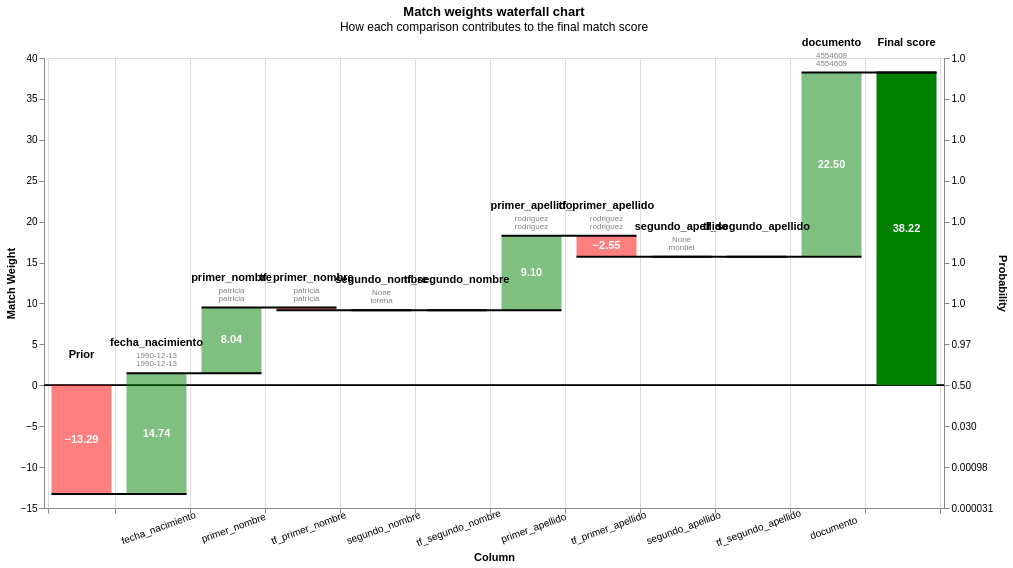

Notebook cell for this chart:
### Code cell
records_to_view  = corte1.sample(n=50, random_state = 13).to_dict(orient="records")
linker.waterfall_chart(records_to_view, filter_nulls=False)

### Figure 1 — Vega-Lite specification as saved in the notebook (floating-point values rounded to 4 significant figures; data arrays with more than 128 entries replaced by an {"elided": "..."} marker saying what was removed)
{"config": {"view": {"continuousWidth": 400, "continuousHeight": 300}}, "layer": [{"layer": [{"mark": "rule", "encoding": {"color": {"value": "black"}, "size": {"value": 0.5}, "y": {"field": "zero", "type": "quantitative"}}}, {"mark": {"type": "bar", "width": 60}, "encoding": {"color": {"condition": {"test": "(datum.log2_bayes_factor < 0)", "value": "red"}, "value": "green"}, "opacity": {"condition": {"test": "datum.column_name == 'Prior match weight' || datum.column_name == 'Final score'", "value": 1}, "value": 0.5}, "tooltip": [{"field": "column_name", "title": "Comparison column", "type": "nominal"}, {"field": "value_l", "title": "Value (L)", "type": "nominal"}, {"field": "value_r", "title": "Value (R)", "type": "nominal"}, {"field": "label_for_charts", "title": "Label", "type": "ordinal"}, {"field": "sql_condition", "title": "SQL condition", "type": "nominal"}, {"field": "comparison_vector_value", "title": "Comparison vector value", "type": "nominal"}, {"field": "bayes_factor", "format": ",.4f", "title": "Bayes factor = m/u", "type": "quantitative"}, {"field": "log2_bayes_factor", "format": ",.4f", "title": "Match weight = log2(m/u)", "type": "quantitative"}, {"field": "prob", "format": ".4f", "title": "Cumulative match probability", "type": "quantitative"}, {"field": "bayes_factor_description", "title": "Match weight description", "type": "nominal"}], "x": {"axis": {"grid": true, "labelAlign": "center", "labelAngle": -20, "labelExpr": "datum.value == 'Prior' || datum.value == 'Final score' ? '' : datum.value", "labelPadding": 10, "tickBand": "extent", "title": "Column"}, "field": "column_name", "sort": {"field": "bar_sort_order", "order": "ascending"}, "type": "nominal"}, "y": {"axis": {"grid": false, "orient": "left", "title": "Match Weight"}, "field": "previous_sum", "type": "quantitative"}, "y2": {"field": "sum"}}}, {"mark": {"type": "text", "fontWeight": "bold"}, "encoding": {"color": {"value": "white"}, "text": {"condition": {"test": "abs(datum.log2_bayes_factor) > 1", "field": "log2_bayes_factor", "format": ".2f", "type": "nominal"}, "value": ""}, "x": {"axis": {"labelAngle": -20, "title": "Column"}, "field": "column_name", "sort": {"field": "bar_sort_order", "order": "ascending"}, "type": "nominal"}, "y": {"axis": {"orient": "left"}, "field": "center", "type": "quantitative"}}}, {"mark": {"type": "text", "baseline": "bottom", "dy": -25, "fontWeight": "bold"}, "encoding": {"color": {"value": "black"}, "text": {"field": "column_name", "type": "nominal"}, "x": {"axis": {"labelAngle": -20, "title": "Column"}, "field": "column_name", "sort": {"field": "bar_sort_order", "order": "ascending"}, "type": "nominal"}, "y": {"field": "sum_top", "type": "quantitative"}}}, {"mark": {"type": "text", "baseline": "bottom", "dy": -13, "fontSize": 8}, "encoding": {"color": {"value": "grey"}, "text": {"field": "value_l", "type": "nominal"}, "x": {"axis": {"labelAngle": -20, "title": "Column"}, "field": "column_name", "sort": {"field": "bar_sort_order", "order": "ascending"}, "type": "nominal"}, "y": {"field": "sum_top", "type": "quantitative"}}}, {"mark": {"type": "text", "baseline": "bottom", "dy": -5, "fontSize": 8}, "encoding": {"color": {"value": "grey"}, "text": {"field": "value_r", "type": "nominal"}, "x": {"axis": {"labelAngle": -20, "title": "Column"}, "field": "column_name", "sort": {"field": "bar_sort_order", "order": "ascending"}, "type": "nominal"}, "y": {"field": "sum_top", "type": "quantitative"}}}]}, {"mark": {"type": "rule", "color": "black", "strokeWidth": 2, "x2Offset": 30, "xOffset": -30}, "encoding": {"x": {"axis": {"labelAngle": -20, "title": "Column"}, "field": "column_name", "sort": {"field": "bar_sort_order", "order": "ascending"}, "type": "nominal"}, "x2": {"field": "lead"}, "y": {"axis": {"labelExpr": "format(1 / (1 + pow(2, -1*datum.value)), '.2r')", "orient": "right", "title": "Probability"}, "field": "sum", "scale": {"zero": false}, "type": "quantitative"}}}], "data": {"name": "data-36256c580f6556914a2f09f093f23590"}, "height": 450, "params": [{"name": "record_number", "bind": {"input": "range", "max": 49, "min": 0, "step": 1}, "value": 0}], "resolve": {"axis": {"y": "independent"}}, "title": {"text": "Match weights waterfall chart", "subtitle": "How each comparison contributes to the final match score"}, "transform": [{"filter": "(datum.record_number == record_number)"}, {"window": [{"op": "sum", "field": "log2_bayes_factor", "as": "sum"}, {"op": "lead", "field": "column_name", "as": "lead"}], "frame": [null, 0]}, {"calculate": "datum.column_name === \"Final score\" ? datum.sum - datum.log2_bayes_factor : datum.sum", "as": "sum"}, {"calculate": "datum.lead === null ? datum.column_name : datum.lead", "as": "lead"}, {"calculate": "datum.column_name === \"Final score\" || datum.column_name === \"Prior match weight\" ? 0 : datum.sum - datum.log2_bayes_factor", "as": "previous_sum"}, {"calculate": "datum.sum > datum.previous_sum ? datum.column_name : \"\"", "as": "top_label"}, {"calculate": "datum.sum < datum.previous_sum ? datum.column_name : \"\"", "as": "bottom_label"}, {"calculate": "datum.sum > datum.previous_sum ? datum.sum : datum.previous_sum", "as": "sum_top"}, {"calculate": "datum.sum < datum.previous_sum ? datum.sum : datum.previous_sum", "as": "sum_bottom"}, {"calculate": "(datum.sum + datum.previous_sum) / 2", "as": "center"}, {"calculate": "(datum.log2_bayes_factor > 0 ? \"+\" : \"\") + datum.log2_bayes_factor", "as": "text_log2_bayes_factor"}, {"calculate": "datum.sum < datum.previous_sum ? 4 : -4", "as": "dy"}, {"calculate": "datum.sum < datum.previous_sum ? \"top\" : \"bottom\"", "as": "baseline"}, {"calculate": "1. / (1 + pow(2, -1.*datum.sum))", "as": "prob"}, {"calculate": "0*datum.sum", "as": "zero"}], "width": {"step": 75}, "$schema": "https://vega.github.io/schema/vega-lite/v5.9.3.json", "datasets": {"data-36256c580f6556914a2f09f093f23590": {"elided": "600 records"}}}
